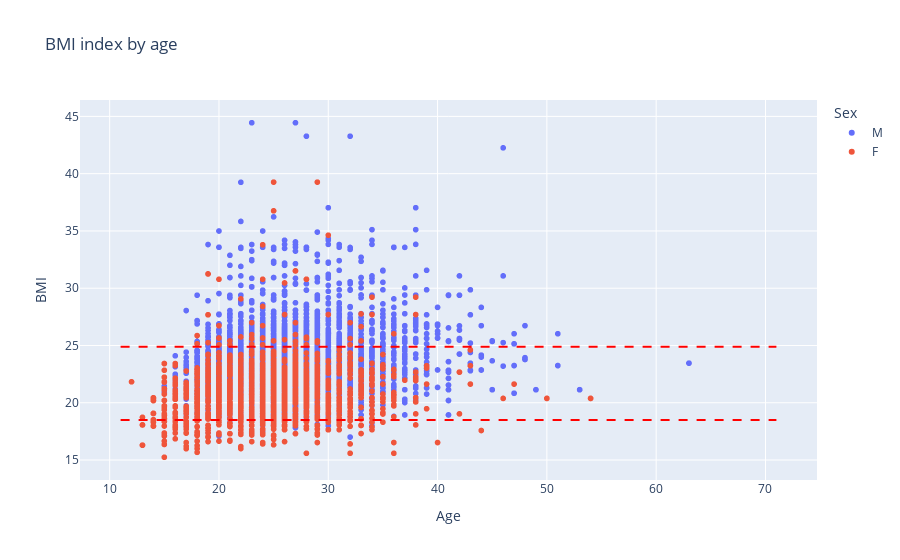

Notebook code cell kept with this figure:
### Markdown cell above
## BMI index by age

### Code cell
fig = px.scatter(
    italy_events,
    x="Age",
    y="BMI",
    color="Sex",
    hover_data=["Sport", "Year"],
    title="BMI index by age"
)

# The lines show the range of a healthy BMI
fig.add_shape(
    type='line',
    x0=italy_events['Age'].min(),
    x1=italy_events['Age'].max(),
    y0=18.5,
    y1=18.5,
    line=dict(color='red', width=2, dash='dash'),
    name="Min range healthy BMI"
)

fig.add_shape(
    type='line',
    x0=italy_events['Age'].min(),
    x1=italy_events['Age'].max(),
    y0=24.9,
    y1=24.9,
    line=dict(color='red', width=2, dash='dash'),
    name="Max range healthy BMI"
)

fig.show()

### Figure 1 — Plotly figure (JSON) as saved in the notebook; plotly's stock layout.template omitted (floating-point values rounded to 4 significant figures; data arrays with more than 128 entries replaced by an {"elided": "..."} marker saying what was removed)
{"data": [{"customdata": {"elided": "7756x2 mixed values"}, "hovertemplate": "Sex=M<br>Age=%{x}<br>BMI=%{y}<br>Sport=%{customdata[0]}<br>Year=%{customdata[1]}<extra></extra>", "legendgroup": "M", "marker": {"color": "#636efa", "symbol": "circle"}, "mode": "markers", "name": "M", "showlegend": true, "type": "scattergl", "x": {"elided": "7756 int values"}, "xaxis": "x", "y": {"elided": "7756 float values"}, "yaxis": "y"}, {"customdata": {"elided": "2504x2 mixed values"}, "hovertemplate": "Sex=F<br>Age=%{x}<br>BMI=%{y}<br>Sport=%{customdata[0]}<br>Year=%{customdata[1]}<extra></extra>", "legendgroup": "F", "marker": {"color": "#EF553B", "symbol": "circle"}, "mode": "markers", "name": "F", "showlegend": true, "type": "scattergl", "x": {"elided": "2504 int values"}, "xaxis": "x", "y": {"elided": "2504 float values"}, "yaxis": "y"}], "layout": {"legend": {"title": {"text": "Sex"}, "tracegroupgap": 0}, "shapes": [{"line": {"color": "red", "dash": "dash", "width": 2}, "name": "Min range healthy BMI", "type": "line", "x0": 11, "x1": 71, "y0": 18.5, "y1": 18.5}, {"line": {"color": "red", "dash": "dash", "width": 2}, "name": "Max range healthy BMI", "type": "line", "x0": 11, "x1": 71, "y0": 24.9, "y1": 24.9}], "title": {"text": "BMI index by age"}, "xaxis": {"anchor": "y", "domain": [0, 1], "title": {"text": "Age"}}, "yaxis": {"anchor": "x", "domain": [0, 1], "title": {"text": "BMI"}}}}
